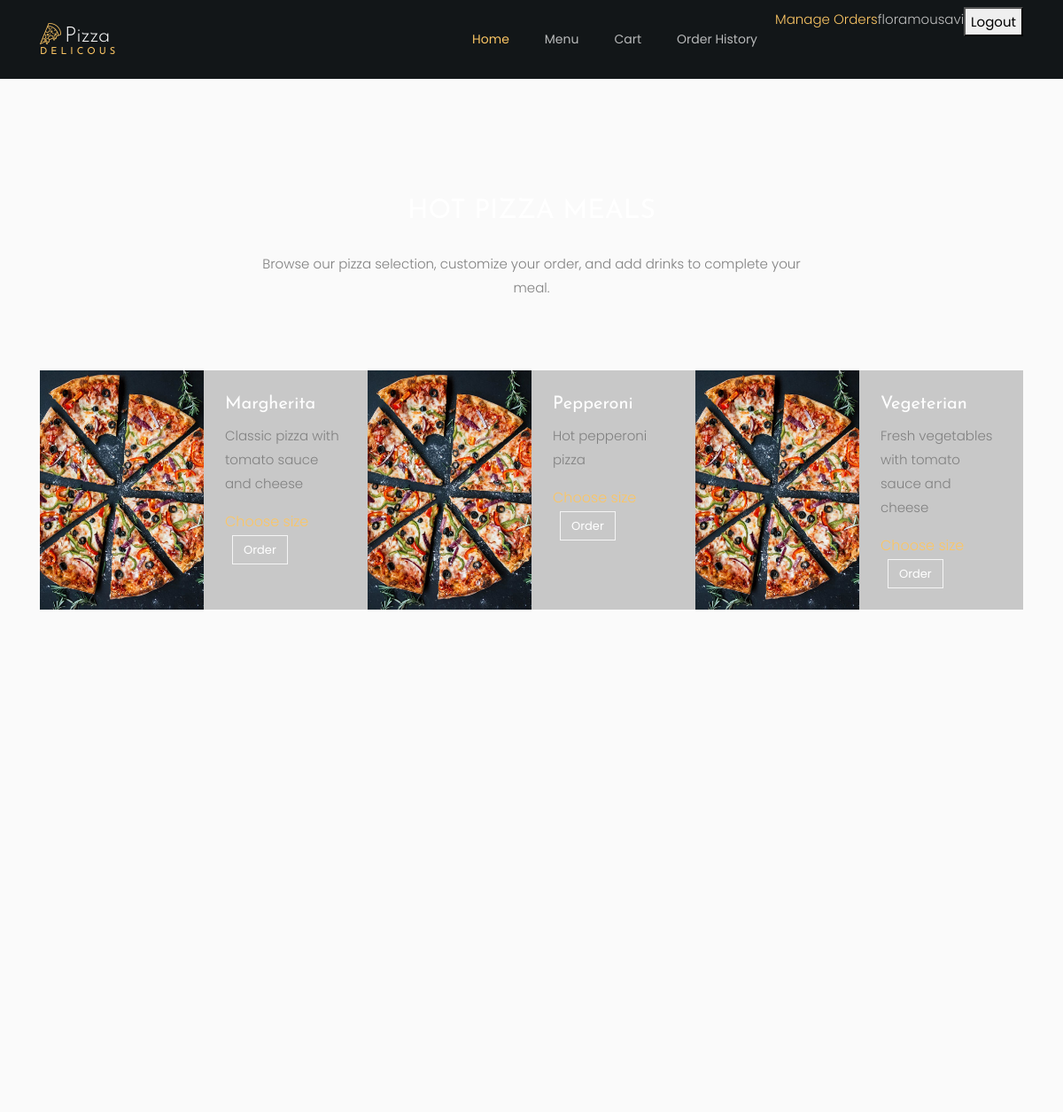
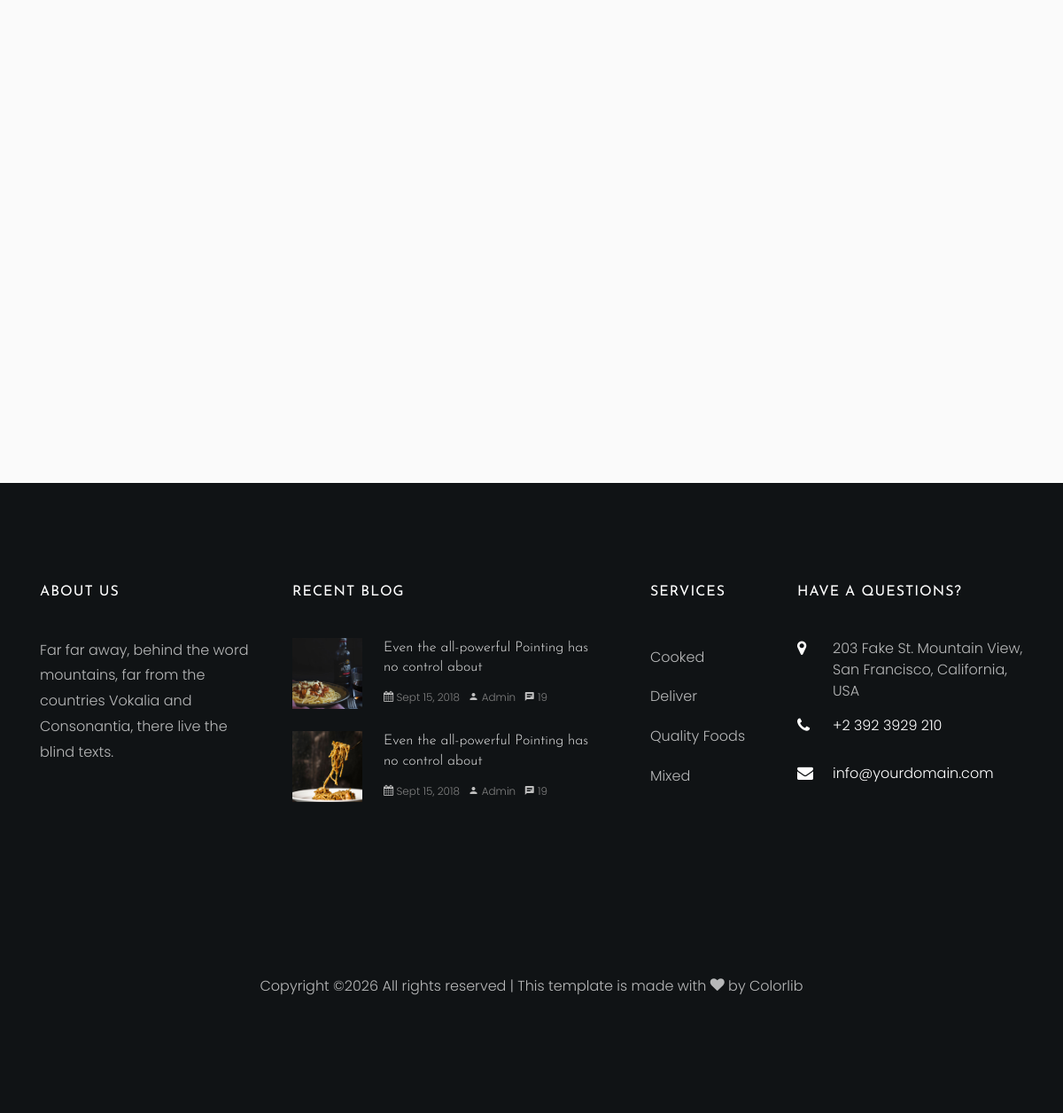
The page /menu/ (signed in) on the database its author committed (2 pictures, top to bottom).
### menu/models.py (models this page shows, shortened)
class Pizza(models.Model):
    name = models.CharField(max_length=100, unique=True)
    description = models.TextField(blank=True)
    image_url = models.URLField(blank=True)
    available = models.BooleanField(default=True)
    allowed_toppings = models.ManyToManyField(Topping, blank=True, related_name="pizzas")

### menu/views.py (the view)
# urls.py: path("menu/", views.menu_list, name="menu_list"),
def menu_list(request):
    pizzas = Pizza.objects.filter(available=True)
    drinks = Drink.objects.filter(available=True)
    context = {
        "pizzas": pizzas,
        "drinks": drinks,
    }
    return render(request, "menu/menu_list.html", context)

### menu/templates/menu/menu_list.html (shortened to what this page needs)
{% extends "base.html" %}
{% load static %}
{% block content %}
<section class="ftco-section">
    <div class="container">
        <div class="row justify-content-center mb-5 pb-3">
            <div class="col-md-7 heading-section ftco-animate text-center">
                <h2 class="mb-4">Hot Pizza Meals</h2>
                <p>Browse our pizza selection, customize your order, and add drinks to complete your meal.</p>
            </div>
        </div>
    </div>
    <div class="container-wrap">
        <div class="row no-gutters d-flex">
            {% for pizza in pizzas %}
                <div class="col-lg-4 d-flex ftco-animate">
                    <div class="services-wrap d-flex">
                        <a href="{% url 'menu:pizza_detail' pizza.id %}"
                           class="img"
                           style="background-image: url('{% static 'pizza_template/images/pizza-1.jpg' %}');">
                        </a>
                        <div class="text p-4">
                            <h3>{{ pizza.name }}</h3>
                            <p>{{ pizza.description }}</p>
                            <p class="price">
                                <span>Choose size</span>
                                <a href="{% url 'menu:pizza_detail' pizza.id %}" class="ml-2 btn btn-white btn-outline-white">
                                    Order
                                </a>
                            </p>
                        </div>
                    </div>
                </div>
            {% empty %}
                <div class="col-12 text-center">
                    <p>No pizzas are available right now.</p>
                </div>
            {% endfor %}
        </div>
    </div>
    <div class="container">
        <div class="row justify-content-center mb-5 pb-3 mt-5 pt-5">
        </div>
        <div class="row">
            <div class="col-md-6">
            </div>
            <div class="col-md-6">
            </div>
        </div>
        <div class="row justify-content-center mb-5 pb-3 mt-5 pt-5">
        </div>
        <div class="row">
        </div>
    </div>
</section>
{% endblock %}

### templates/base.html (shortened to what this page needs)
{% load static %}
<!DOCTYPE html>
<html lang="en">
<head>
    <link rel="stylesheet" href="{% static 'pizza_template/css/open-iconic-bootstrap.min.css' %}">
    <link rel="stylesheet" href="{% static 'pizza_template/css/animate.css' %}">
    <link rel="stylesheet" href="{% static 'pizza_template/css/owl.carousel.min.css' %}">
    <link rel="stylesheet" href="{% static 'pizza_template/css/owl.theme.default.min.css' %}">
    <link rel="stylesheet" href="{% static 'pizza_template/css/magnific-popup.css' %}">
    <link rel="stylesheet" href="{% static 'pizza_template/css/aos.css' %}">
    <link rel="stylesheet" href="{% static 'pizza_template/css/ionicons.min.css' %}">
    <link rel="stylesheet" href="{% static 'pizza_template/css/bootstrap-datepicker.css' %}">
    <link rel="stylesheet" href="{% static 'pizza_template/css/jquery.timepicker.css' %}">
    <link rel="stylesheet" href="{% static 'pizza_template/css/flaticon.css' %}">
    <link rel="stylesheet" href="{% static 'pizza_template/css/icomoon.css' %}">
    <link rel="stylesheet" href="{% static 'pizza_template/css/style.css' %}">
</head>
<body class="bg-light">
      	<nav class="navbar navbar-expand-lg navbar-dark ftco_navbar bg-dark ftco-navbar-light" id="ftco-navbar">
            <div class="container">
                  <a class="navbar-brand" href="index.html"><span class="flaticon-pizza-1 mr-1"></span>Pizza<br><small>Delicous</small></a>
              <div class="collapse navbar-collapse" id="ftco-nav">
                <ul class="navbar-nav ml-auto">
                  <li class="nav-item active"><a href="{% url 'menu:home' %}" class="nav-link">Home</a></li>
                  <li class="nav-item"><a href="{% url 'menu:menu_list' %}" class="nav-link">Menu</a></li>
                  <li class="nav-item"><a href="{% url 'orders:cart' %}" class="nav-link">Cart</a></li>
                  <li class="nav-item"><a href="{% url 'orders:order_history' %}" class="nav-link">Order History</a></li>
                    {% if user.is_authenticated and user.is_staff %}
                        <a href="{% url 'orders:staff_order_list' %}">Manage Orders</a>
                    {% endif %}
                    {% if user.is_authenticated %}
                        <span>{{ user.username }}</span>
                        <form action="{% url 'accounts:logout' %}" method="post" style="display:inline;">
                            <button type="submit">Logout</button>
                        </form>
                    {% else %}
                        <a href="{% url 'accounts:login' %}">Login</a>
                        <a href="{% url 'accounts:register' %}">Register</a>
                    {% endif %}
                </ul>
              </div>
		    </div>
        </nav>
    <div class="container my-4">
        {% block content %}
        {% endblock %}
    </div>
<footer class="ftco-footer ftco-section img">
      <div class="container">
        <div class="row mb-5">
          <div class="col-lg-3 col-md-6 mb-5 mb-md-5">
            <div class="ftco-footer-widget mb-4">
              <h2 class="ftco-heading-2">About Us</h2>
              <p>Far far away, behind the word mountains, far from the countries Vokalia and Consonantia, there live the blind texts.</p>
              <ul class="ftco-footer-social list-unstyled float-md-left float-lft mt-5">
              </ul>
            </div>
          </div>
          <div class="col-lg-4 col-md-6 mb-5 mb-md-5">
            <div class="ftco-footer-widget mb-4">
              <h2 class="ftco-heading-2">Recent Blog</h2>
              <div class="block-21 mb-4 d-flex">
                <a class="blog-img mr-4" style="background-image: url({% static 'pizza_template/images/image_1.jpg' %}"></a>
                <div class="text">
                  <h3 class="heading"><a href="#">Even the all-powerful Pointing has no control about</a></h3>
                  <div class="meta">
                    <div><a href="#"><span class="icon-calendar"></span> Sept 15, 2018</a></div>
                    <div><a href="#"><span class="icon-person"></span> Admin</a></div>
                    <div><a href="#"><span class="icon-chat"></span> 19</a></div>
                  </div>
                </div>
              </div>
              <div class="block-21 mb-4 d-flex">
                <a class="blog-img mr-4" style="background-image: url({% static 'pizza_template/images/image_2.jpg' %}"></a>
                <div class="text">
                  <h3 class="heading"><a href="#">Even the all-powerful Pointing has no control about</a></h3>
                  <div class="meta">
                    <div><a href="#"><span class="icon-calendar"></span> Sept 15, 2018</a></div>
                    <div><a href="#"><span class="icon-person"></span> Admin</a></div>
                    <div><a href="#"><span class="icon-chat"></span> 19</a></div>
                  </div>
                </div>
              </div>
            </div>
          </div>
          <div class="col-lg-2 col-md-6 mb-5 mb-md-5">
             <div class="ftco-footer-widget mb-4 ml-md-4">
              <h2 class="ftco-heading-2">Services</h2>
              <ul class="list-unstyled">
                <li><a href="#" class="py-2 d-block">Cooked</a></li>
                <li><a href="#" class="py-2 d-block">Deliver</a></li>
                <li><a href="#" class="py-2 d-block">Quality Foods</a></li>
                <li><a href="#" class="py-2 d-block">Mixed</a></li>
              </ul>
            </div>
          </div>
          <div class="col-lg-3 col-md-6 mb-5 mb-md-5">
            <div class="ftco-footer-widget mb-4">
            	<h2 class="ftco-heading-2">Have a Questions?</h2>
            	<div class="block-23 mb-3">
	              <ul>
	                <li><span class="icon icon-map-marker"></span><span class="text">203 Fake St. Mountain View, San Francisco, California, USA</span></li>
	                <li><a href="#"><span class="icon icon-phone"></span><span class="text">+2 392 3929 210</span></a></li>
	                <li><a href="#"><span class="icon icon-envelope"></span><span class="text">info@yourdomain.com</span></a></li>
	              </ul>
	            </div>
            </div>
          </div>
        </div>
        <div class="row">
          <div class="col-md-12 text-center">
            <p>
  Copyright &copy;<script>document.write(new Date().getFullYear());</script> All rights reserved | This template is made with <i class="icon-heart" aria-hidden="true"></i> by <a href="https://colorlib.com" target="_blank">Colorlib</a>
  </p>
          </div>
        </div>
      </div>
    </footer>
</body>
</html>

### static/pizza_template/css/icomoon.css (style rules this page uses)
[class^="icon-"], [class*=" icon-"] { font-family: 'icomoon' !important; speak: none; font-style: normal; font-weight: normal; font-variant: normal; text-transform: none; line-height: 1; -webkit-font-smoothing: antialiased; -moz-osx-font-smoothing: grayscale; }
.icon-heart:before { content: "\f004"; }
.icon-map-marker:before { content: "\f041"; }
.icon-calendar:before { content: "\f073"; }
.icon-phone:before { content: "\f095"; }
.icon-envelope:before { content: "\f0e0"; }
.icon-chat:before { content: "\e0b7"; }
.icon-person:before { content: "\e7fd"; }

### rows shown on the page
Pizza: name "Margherita", description "Classic pizza with tomato sauce and cheese"
Pizza: name "Pepperoni", description "Hot pepperoni pizza"
Pizza: name "Vegeterian", description "Fresh vegetables with tomato sauce and cheese"

### other values the page prints
{{ user.username }} "floramousavi"
